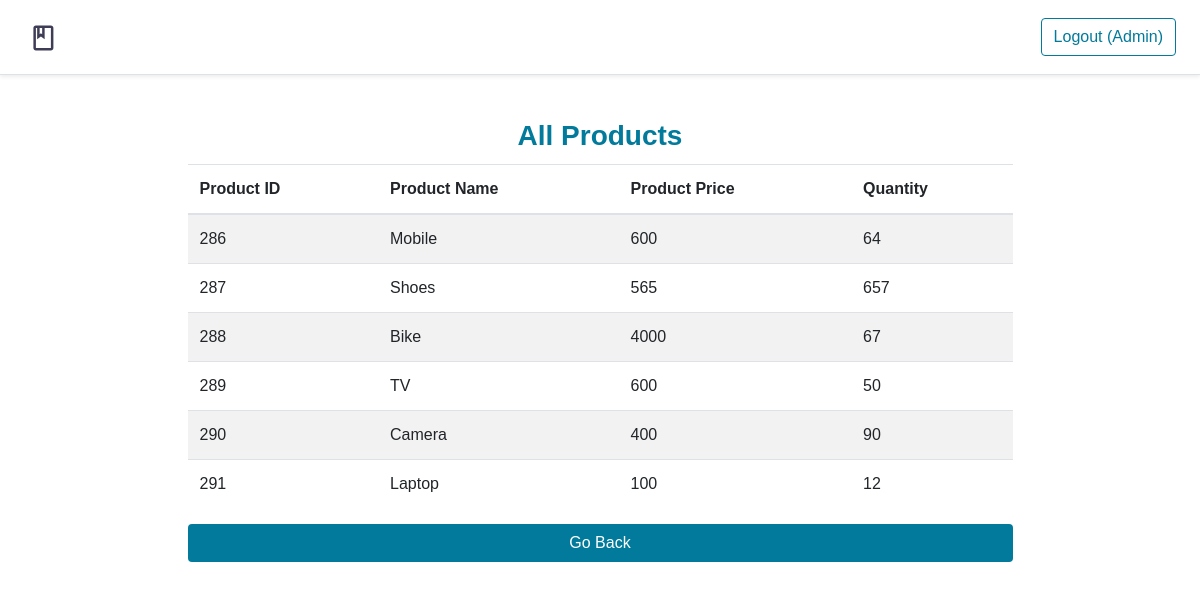
Page /dashboard/view-available-products/ (signed in) on the committed database.
### dashboard/models.py (models this page shows, shortened)
class Available_product_table(models.Model):
    product_name = models.CharField(max_length=50)
    product_price = models.IntegerField()
    product_quantity = models.IntegerField()

### dashboard/views.py (the view)
# urls.py: path('view-available-products/', views.view_available_products, name='view_available_products'),
@login_required
def view_available_products(request):
    all_products = models.Available_product_table.objects.all()
    context = {
        'all_products' : all_products,
        'title' : 'All Products',
        }
    return render(request,'dashboard/view_available_products.html',context=context)

### dashboard/templates/dashboard/view_available_products.html
{% extends 'dashboard/base.html' %}
{% block dashboardcontent %}
    {% if all_products.count > 0 %}
        <table class='table table-striped'>
            <thead>
                <tr>
                    <th scope='col'>Product ID</th>
                    <th scope='col'>Product Name</th>
                    <th scope='col'>Product Price</th>
                    <th scope='col'>Quantity</th>
                </tr>
            </thead>
            <tbody>
                {% for item in all_products %}
                    <tr>
                        <td scope='row'>{{item.id}}</th>
                        <td scope='row'>{{item.product_name}}</td>
                        <td scope='row'>{{item.product_price}}</td>
                        <td scope='row'>{{item.product_quantity}}</td>
                    </tr>
                {% endfor %}
            </tbody>
        </table>
    {% else %}
        <h1 class='text-center'>No Products are thier to view....</h1>
    {% endif %}
    <button class='btn action-btn btn-block' onclick="location.href={% url 'dashboard:dashboard_index' %}">Go Back</button>
{% endblock %}

### dashboard/templates/dashboard/base.html
{% extends 'base.html' %}
{% block content %}
    <div class="container h-100">
        <div class="row align-items-center h-100" >
            <div class="col-9 mx-auto">
                <div class="mt-4">
                    <div class="text-center p-1">
                        <h3 class="theme-color">{{title}}</h3>
                    </div>
                </div>
                {% block dashboardcontent %}
                {% endblock %}
            </div>
        </div>
    </div>
{% endblock %}

### templates/base.html (shortened to what this page needs)
{% load static %}
<!DOCTYPE html>
<html lang="en">
<head>
    <link rel="stylesheet" href="https://cdn.jsdelivr.net/npm/bootstrap@4.6.2/dist/css/bootstrap.min.css">
    <link rel="stylesheet" href="https://cdnjs.cloudflare.com/ajax/libs/font-awesome/6.2.0/css/all.min.css" />
    <link rel="stylesheet" href="{% static 'css/style.css' %}">
</head>
<body>
    <div class="d-flex flex-column flex-md-row align-items-center p-3 px-md-4 mb-3 bg-white border-bottom shadow-sm">
        {% if user.is_authenticated %}
            <a class="navbar-brand my-0 mr-md-auto" href="{% url 'dashboard:dashboard_index' %}">
                <img src="{% static 'img/logo.svg' %}" alt="logo" width="130" height="30" alt="Logo" loading="lazy">
            </a>
            <button class="btn btn-outline logout-btn" onclick="location.href='{% url 'logout' %}'">Logout ({{user.username | capfirst}})</button>
        {% else %}
            <a class="navbar-brand my-0 mr-md-auto" href="{% url 'index' %}">
                <img src="{% static 'img/logo.svg' %}" alt="logo" width="130" height="30" alt="Logo" loading="lazy">
            </a>
            <button class="btn btn-outline logout-btn" onclick="location.href='{% url 'login' %}'">Login</button>
        {% endif %}
    </div>
    {% block content %}
    {% endblock %}
</body>
</html>

### static/css/style.css (style rules this page uses)
* { font-family: 'Poppins', sans-serif; }
.theme-color { color: #017a9b; }
.logout-btn { color: #017a9b; border: 1px solid #017a9b; }
.action-btn { background-color: #017a9b; color: white; }
h1,h2,h3 { font-weight: 700; }

### rows in the picture
Available_product_table: id "286", product_name "Mobile", product_price "600", product_quantity "64"
Available_product_table: id "287", product_name "Shoes", product_price "565", product_quantity "657"
Available_product_table: id "288", product_name "Bike", product_price "4000", product_quantity "67"
Available_product_table: id "289", product_name "TV", product_price "600", product_quantity "50"
Available_product_table: id "290", product_name "Camera", product_price "400", product_quantity "90"
Available_product_table: id "291", product_name "Laptop", product_price "100", product_quantity "12"

### other values in the picture
{{ user.username | capfirst }} "Admin"
{{ title }} "All Products"
